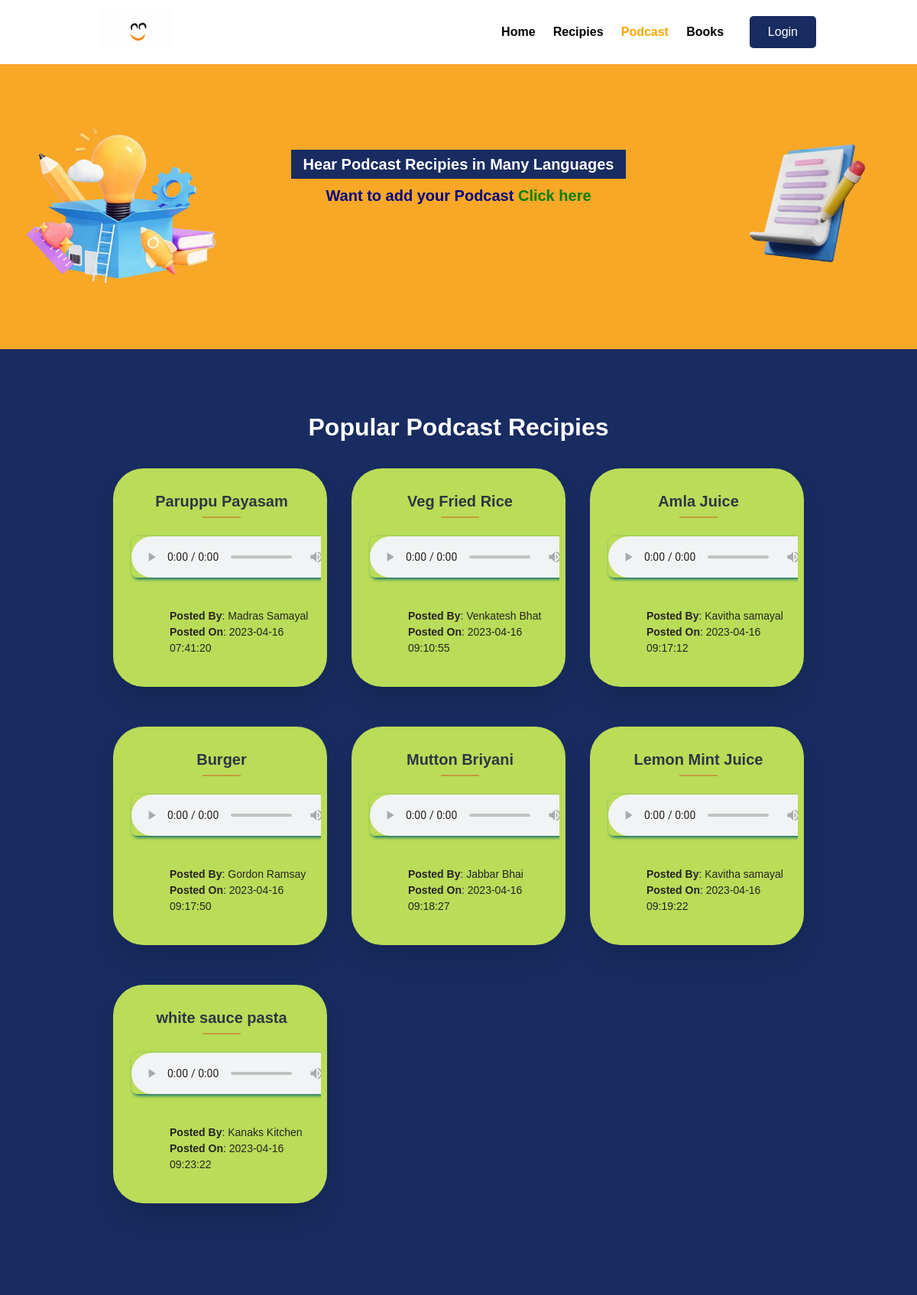
The app's page /Podcast.php with its own data.
### tables this page shows
CREATE TABLE `podcast` (
  `id` int(10) UNSIGNED NOT NULL,
  `title` varchar(200) NOT NULL,
  `new_file_name` varchar(255) NOT NULL,
  `posted_by` varchar(200) NOT NULL,
  `posted_on` datetime NOT NULL
);

### Podcast.php (the view, shortened to what this page needs)
<?php include('Back-end/config/constants.php'); ?>
<!DOCTYPE html>
<html lang="en">
<head>
    <link rel="stylesheet" href="Front-end/css/style.css">
</head>
<body>
    <section class="navbar" style="background-color:white;">
        <div class="container2">
            <div class="logo">
                <a href="#" title="Logo">
                    <img src="Front-end/images/foodies.gif" alt="Restaurant Logo" class="img-responsive" >
                </a>
            </div>
            <div class="menu text-right">
                <ul>
                    <li>
                        <a href="<?php echo SITEURL; ?>" >Home</a>
                    </li>
                    <li>
                        <a href="<?php echo SITEURL; ?>Recipies.php" >Recipies</a>
                    </li>
                    <li>
                    <a href="<?php echo SITEURL; ?>Podcast.php" style="color: orange;" >Podcast</a>
                        </li>
                        <li>
                        <a href="<?php echo SITEURL; ?>Books.php" >Books</a>
                    </li>
                    <a href="<?php echo SITEURL; ?>Back-end/Restaurant-food/admin/login-rest.php"><button class="button"
                        style=" background-color: #182C61;
                            color: rgb(255, 255, 255);
                            padding: 12px 24px;
                            border-radius: 5px; margin-left: 20px;">Login</button></a>
                </ul>
            </div>
        </div>
    </section>
     <section class="food-search6 text-center">
        <div class="container">
        <form action="<?php echo SITEURL; ?>Recipies-search.php" method="POST">
            <a href="#" style="font-size:20px; font-weight:bold; border:5px; padding:8px 16px; background-color: #182C61; color: white; "> Hear Podcast Recipies in Many Languages</a><br><br>
            <span style="font-size:20px; font-weight:bold; color:navy;">Want to add your Podcast  <a href="<?php echo SITEURL; ?>Blog/add-podcast.php" style="font-size:20px; font-weight:bold; color:green;">Click here</a><span><br><br>
        </div>
    </section>
    <section class="food-type">
        <div class="container">
        <h2 class="text-center" style="color: white;">Popular Podcast Recipies</h2>
        <div class="main" style='font-family: "Oxygen", sans-serif;   color: #050505;'>
  <ul class="cards">
        <?php
           $sql2 ="SELECT * FROM podcast";
           $res2 = mysqli_query($conn, $sql2);
           $count2 = mysqli_num_rows($res2);
           if($count2>0)
           {
             while($row2=mysqli_fetch_assoc($res2))
             {
                    $title = $row2['title'];
                    $posted_by = $row2['posted_by'];
                    $posted_on = $row2['posted_on'];
                    $new_file_name = $row2['new_file_name'];
                     ?>
<li class="cards_item">
      <div class="card">
        <div class="card_content">
          <h2 class="card_title"><?php echo $title;?></h2>
          <?php
if($new_file_name=="")
{
 echo "<div class='error'>audio not available   <strong>X</strong></div>";
}else{
 ?>
 <audio controls preload="metadata">
 <source src="<?php echo SITEURL; ?>Front-end/audio/Podcast-<?php echo $new_file_name;?>" type="audio/wav">
</audio><br><br><br>
 <?php
}
?>
          <p style="margin-left:50px; "> <?php echo "<strong>Posted By</strong>:"." "."    ".$posted_by;?></p>
          <p style="margin-left:50px;"><?php echo "<strong>Posted On</strong>:"." "."     ".$posted_on;?></p>
          </div>
        </div>
    </li>
      <?php
                }
                }
              else
                 {
              echo "<div class='error'>Recipie not found   <strong>X</strong></div>";
             }
            ?>
</ul>
</div>
        </div>
    </section>

### Front-end/css/style.css (style rules this page uses)
* { margin: 0 0; padding: 0 0; font-family: Arial, Helvetica, sans-serif; }
.container { width: 80%; margin: 0 auto; padding: 1%; }
.container2 { width: 80%; margin: 0 auto; padding: 1%; }
.img-responsive { width: 100%; }
.text-right { text-align: right; }
.text-center { text-align: center; }
a { color: black; text-decoration: none; }
h2 { color: #2f3542; font-size: 2rem; margin-bottom: 2%; }
.logo { width: 10%; float: left; }
.menu { line-height: 60px; }
.menu ul { list-style-type: none; }
.menu ul li { display: inline; padding: 1%; font-weight: bold; }
.food-search6 { background-image: url(../images/Foodies_blog.png); background-size: cover; background-repeat: no-repeat; background-position: center; padding: 9% 0; }
.food-type { background-color:#182C61; padding: 6% 0; }
.card { border-radius: 8px; box-shadow: 0 2px 2px rgba(204, 197, 185, 0.5); background-color: #FFFFFF; color: #252422; margin-bottom: 20px; position: relative; z-index: 1; }
.button { border: none; color: rgb(255, 255, 255); padding: 14px 28px; text-align: center; text-decoration: none; display: inline-block; font-size: 16px; transition-duration: 0.4s; cursor: pointer; }
p { font-size: 14px; line-height: 21px; }

### Podcast.php (style rules this page uses)
*, *::before, *::after { box-sizing: border-box; }
.main { max-width: 1200px; margin: 0 auto; }
.cards { display: flex; flex-wrap: wrap; list-style: none; margin: 0; padding: 0; }
.cards_item { display: flex; padding: 1rem; }
@media (min-width: 40rem) { .cards_item { width: 50%; } }
@media (min-width: 56rem) { .cards_item { width: 33.3333%; } }
.card { background-color:#badc58; border-radius: 2.5rem; box-shadow: 0 20px 40px -14px rgba(0, 0, 0, 0.25); display: flex; flex-direction: column; overflow: hidden; }
.card_content { position: relative; padding: 16px 12px 32px 24px; margin: 16px 8px 8px 0; max-height: 290px; overflow-y: scroll; }
.card_title { position: relative; margin: 0 0 24px; padding-bottom: 10px; text-align: center; font-size: 20px; font-weight: 700; }
.card_title::after { position: absolute; display: block; width: 50px; height: 2px; bottom: 0; left: 50%; transform: translateX(-50%); background-color: #c89b3f; content: ""; }
audio { -webkit-transition:all 0.5s linear; -moz-transition:all 0.5s linear; -o-transition:all 0.5s linear; transition:all 0.5s linear; -moz-box-shadow: 2px 2px 4px 0px #006773; -webkit-box-shadow: 2px 2px 4px 0px #006773; box-shadow: 2px 2px 4px 0px #006773; -moz-border-radius:7px 7px 7px 7px ; -webkit-border-radius:7px 7px 7px 7px ; border-radius:7px 7px 7px 7px ; }

### records on screen
podcast: title "Paruppu Payasam", posted_by "Madras Samayal", posted_on "2023-04-16 07:41:20"
podcast: title "Veg Fried Rice", posted_by "Venkatesh Bhat", posted_on "2023-04-16 09:10:55"
podcast: title "Amla Juice", posted_by "Kavitha samayal", posted_on "2023-04-16 09:17:12"
podcast: title "Burger", posted_by "Gordon Ramsay", posted_on "2023-04-16 09:17:50"
podcast: title "Mutton Briyani", posted_by "Jabbar Bhai", posted_on "2023-04-16 09:18:27"
podcast: title "Lemon Mint Juice", posted_by "Kavitha samayal", posted_on "2023-04-16 09:19:22"
podcast: title "white sauce pasta", posted_by "Kanaks Kitchen", posted_on "2023-04-16 09:23:22"
